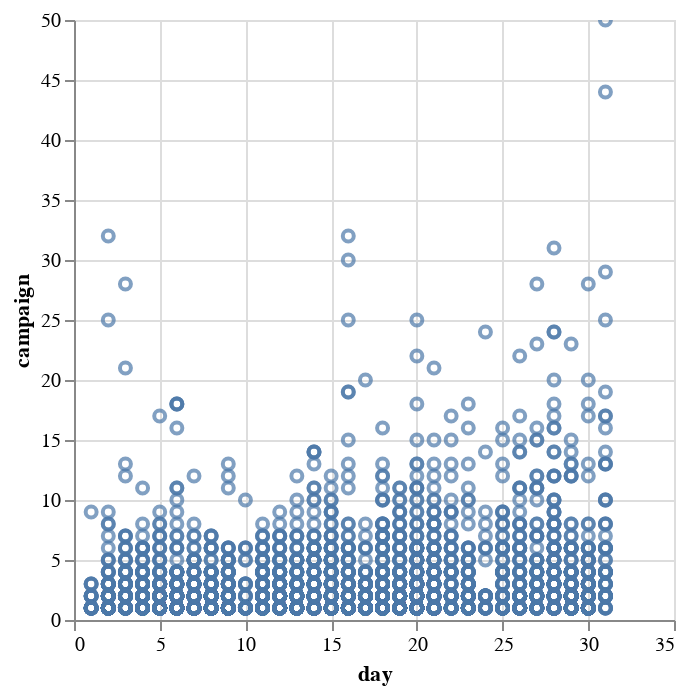

Write notebook code for a chart like this one.
### Code cell
# Itt látható a kapcsolat a day és a campaign között,
#  hogy a hónap melyik napján vannak a hívások
#  A hónap végefele enyhén növekszik az aktivitás,


alt.Chart(bank_dataset).mark_point().encode(
    x='day',
    y='campaign'
).interactive()

### Figure 1 — Vega-Lite specification as saved in the notebook (floating-point values rounded to 4 significant figures; data arrays with more than 128 entries replaced by an {"elided": "..."} marker saying what was removed)
{"config": {"view": {"continuousWidth": 300, "continuousHeight": 300}}, "data": {"name": "data-086f95ed53036108c3c9f27536b1ea4d"}, "mark": {"type": "point"}, "encoding": {"x": {"field": "day", "type": "quantitative"}, "y": {"field": "campaign", "type": "quantitative"}}, "params": [{"name": "param_8", "select": {"type": "interval", "encodings": ["x", "y"]}, "bind": "scales"}], "$schema": "https://vega.github.io/schema/vega-lite/v5.20.1.json", "datasets": {"data-086f95ed53036108c3c9f27536b1ea4d": {"elided": "4521 records"}}}
